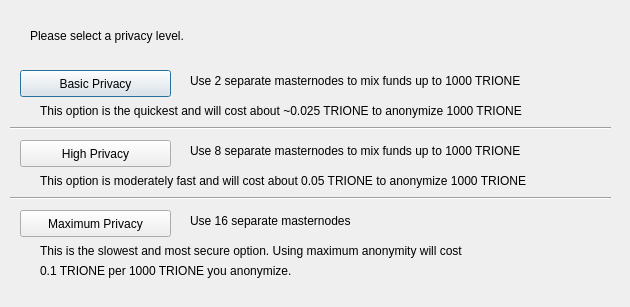
<?xml version="1.0" encoding="UTF-8"?>
<ui version="4.0">
 <class>DarksendConfig</class>
 <widget class="QDialog" name="DarksendConfig">
  <property name="geometry">
   <rect>
    <x>0</x>
    <y>0</y>
    <width>630</width>
    <height>307</height>
   </rect>
  </property>
  <property name="windowTitle">
   <string>Configure PrivateSend</string>
  </property>
  <widget class="QPushButton" name="buttonBasic">
   <property name="geometry">
    <rect>
     <x>20</x>
     <y>70</y>
     <width>151</width>
     <height>27</height>
    </rect>
   </property>
   <property name="text">
    <string>Basic Privacy</string>
   </property>
  </widget>
  <widget class="QPushButton" name="buttonHigh">
   <property name="geometry">
    <rect>
     <x>20</x>
     <y>140</y>
     <width>151</width>
     <height>27</height>
    </rect>
   </property>
   <property name="text">
    <string>High Privacy</string>
   </property>
  </widget>
  <widget class="QPushButton" name="buttonMax">
   <property name="geometry">
    <rect>
     <x>20</x>
     <y>210</y>
     <width>151</width>
     <height>27</height>
    </rect>
   </property>
   <property name="text">
    <string>Maximum Privacy</string>
   </property>
  </widget>
  <widget class="QLabel" name="label">
   <property name="geometry">
    <rect>
     <x>30</x>
     <y>20</y>
     <width>571</width>
     <height>31</height>
    </rect>
   </property>
   <property name="text">
    <string>Please select a privacy level.</string>
   </property>
  </widget>
  <widget class="QLabel" name="label_2">
   <property name="geometry">
    <rect>
     <x>190</x>
     <y>70</y>
     <width>421</width>
     <height>21</height>
    </rect>
   </property>
   <property name="text">
    <string>Use 2 separate masternodes to mix funds up to 1000 TRIONE</string>
   </property>
  </widget>
  <widget class="QLabel" name="label_3">
   <property name="geometry">
    <rect>
     <x>190</x>
     <y>140</y>
     <width>411</width>
     <height>21</height>
    </rect>
   </property>
   <property name="text">
    <string>Use 8 separate masternodes to mix funds up to 1000 TRIONE</string>
   </property>
  </widget>
  <widget class="QLabel" name="label_4">
   <property name="geometry">
    <rect>
     <x>190</x>
     <y>210</y>
     <width>421</width>
     <height>21</height>
    </rect>
   </property>
   <property name="text">
    <string>Use 16 separate masternodes</string>
   </property>
  </widget>
  <widget class="QLabel" name="label_6">
   <property name="geometry">
    <rect>
     <x>40</x>
     <y>100</y>
     <width>561</width>
     <height>21</height>
    </rect>
   </property>
   <property name="text">
    <string>This option is the quickest and will cost about ~0.025 TRIONE to anonymize 1000 TRIONE</string>
   </property>
  </widget>
  <widget class="QLabel" name="label_7">
   <property name="geometry">
    <rect>
     <x>40</x>
     <y>170</y>
     <width>561</width>
     <height>21</height>
    </rect>
   </property>
   <property name="text">
    <string>This option is moderately fast and will cost about 0.05 TRIONE to anonymize 1000 TRIONE</string>
   </property>
  </widget>
  <widget class="QLabel" name="label_8">
   <property name="geometry">
    <rect>
     <x>40</x>
     <y>240</y>
     <width>561</width>
     <height>21</height>
    </rect>
   </property>
   <property name="text">
    <string>This is the slowest and most secure option. Using maximum anonymity will cost</string>
   </property>
  </widget>
  <widget class="QLabel" name="label_9">
   <property name="geometry">
    <rect>
     <x>40</x>
     <y>260</y>
     <width>561</width>
     <height>21</height>
    </rect>
   </property>
   <property name="text">
    <string>0.1 TRIONE per 1000 TRIONE you anonymize.</string>
   </property>
  </widget>
  <widget class="Line" name="line">
   <property name="geometry">
    <rect>
     <x>10</x>
     <y>120</y>
     <width>601</width>
     <height>16</height>
    </rect>
   </property>
   <property name="orientation">
    <enum>Qt::Horizontal</enum>
   </property>
  </widget>
  <widget class="Line" name="line_2">
   <property name="geometry">
    <rect>
     <x>10</x>
     <y>190</y>
     <width>601</width>
     <height>16</height>
    </rect>
   </property>
   <property name="orientation">
    <enum>Qt::Horizontal</enum>
   </property>
  </widget>
 </widget>
 <resources/>
 <connections/>
</ui>
